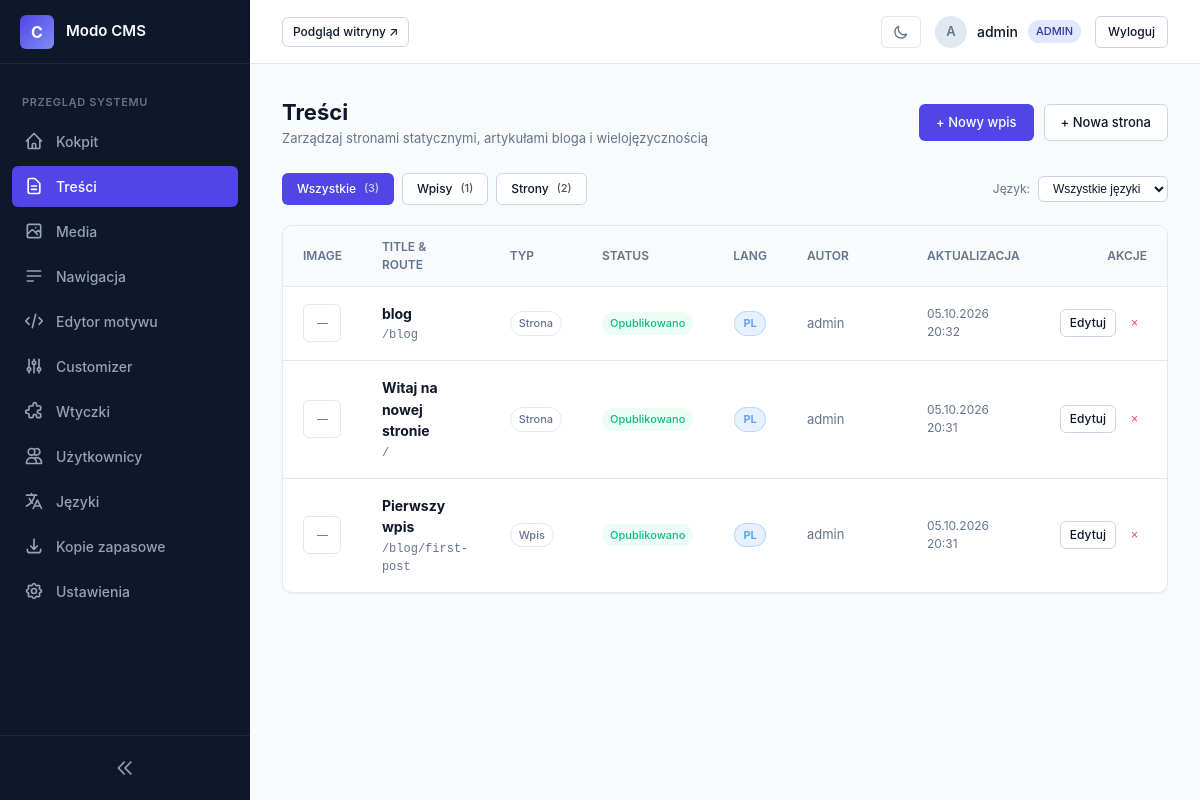
Page /admin/pages.php (signed in) on the earlier database version.
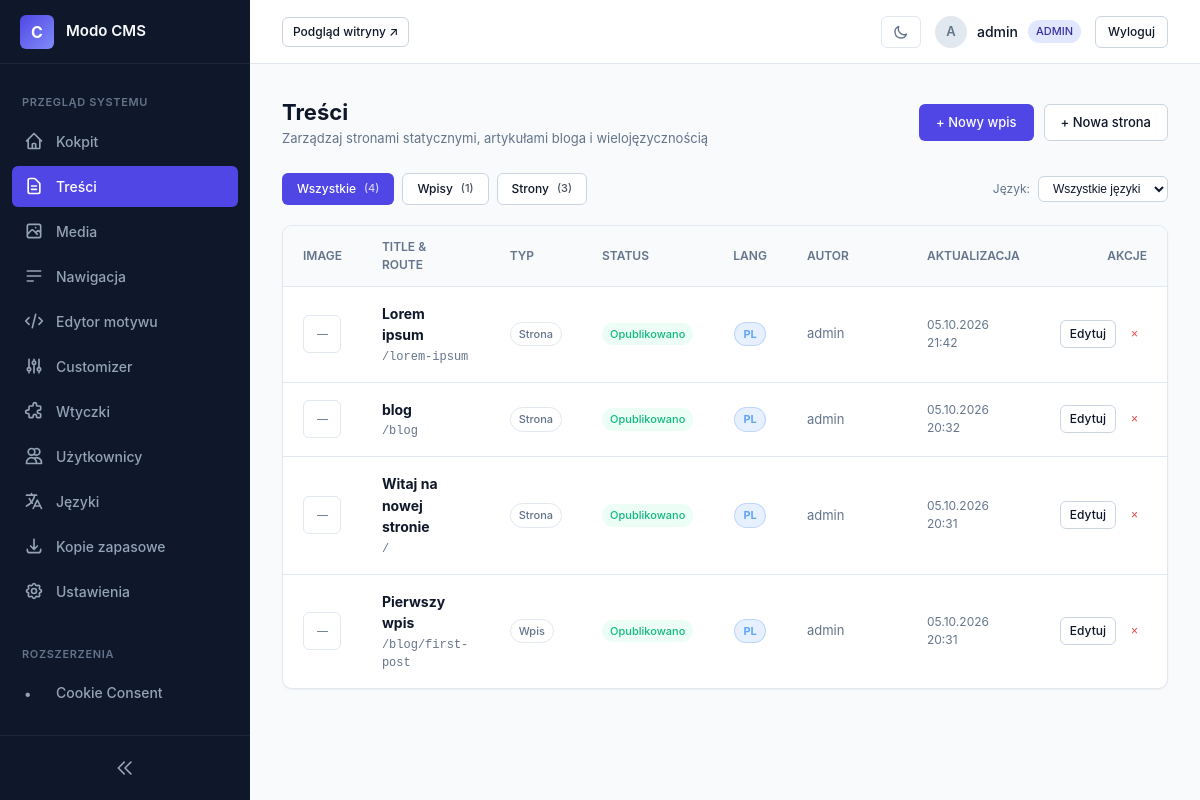
Same page on the later database version.
### tables this page shows
CREATE TABLE pages (
                    id INTEGER PRIMARY KEY AUTOINCREMENT,
                    parent_id INTEGER DEFAULT 0,
                    slug TEXT NOT NULL,
                    title TEXT NOT NULL,
                    content TEXT,
                    type TEXT NOT NULL DEFAULT 'page',
                    status TEXT DEFAULT 'published',
                    lang TEXT NOT NULL DEFAULT 'en',
                    translation_group TEXT NOT NULL,
                    featured_image TEXT,
                    meta_title TEXT,
                    meta_description TEXT,
                    author_id INTEGER REFERENCES users(id) ON DELETE SET NULL,
                    created_at DATETIME DEFAULT CURRENT_TIMESTAMP,
                    updated_at DATETIME DEFAULT CURRENT_TIMESTAMP
                );

CREATE TABLE users (
                    id INTEGER PRIMARY KEY AUTOINCREMENT,
                    username TEXT UNIQUE NOT NULL,
                    password_hash TEXT NOT NULL,
                    email TEXT UNIQUE NOT NULL,
                    role TEXT NOT NULL DEFAULT 'admin',
                    admin_lang TEXT NOT NULL DEFAULT 'en',
                    api_token TEXT UNIQUE,
                    reset_token TEXT UNIQUE,
                    reset_expires DATETIME,
                    created_at DATETIME DEFAULT CURRENT_TIMESTAMP
                , totp_secret TEXT, totp_enabled INTEGER NOT NULL DEFAULT 0);

CREATE TABLE plugins (folder TEXT PRIMARY KEY, is_active INTEGER DEFAULT 0);

### core/Security.php (called while the page is built, shortened)
<?php
final class Security {
    public static function generateCsrfToken(): string {
        return $_SESSION['csrf_token'];
    }
    public static function sanitize(string $data): string {
        return htmlspecialchars(trim($data), ENT_QUOTES, 'UTF-8');
    }
}

### core/Auth.php (called while the page is built, shortened)
<?php
final class Auth {
    private static array $roleCapabilities = [
        'admin' => [
            'manage_settings',
            'manage_plugins',
            'manage_users',
            'manage_pages',
            'delete_pages',
            'edit_others_pages',
            'publish_pages'
        ],
        'editor' => [
            'manage_pages',
            'delete_pages',
            'edit_others_pages',
            'publish_pages'
        ],
        'author' => [
            'manage_pages',
            'create_pages',
            'edit_own_pages'
        ]
    ];
    public static function role(): string {
        return (string)($_SESSION['user_role'] ?? 'guest');
    }
    public static function can(string $capability): bool {
        $role = self::role();
        return in_array($capability, self::$roleCapabilities[$role], true);
    }
}

### core/Router.php (called while the page is built, shortened)
<?php
final class Router {
    public static function getOption(string $configurationKey, string $defaultFallback = ''): string {
        $database = Database::getConnection();
        $statement = $database->prepare("SELECT value FROM settings WHERE key = :key LIMIT 1");
        $statement->execute([':key' => $configurationKey]);
        $resultRow = $statement->fetch();
        return $resultRow ? (string)$resultRow['value'] : $defaultFallback;
    }
    public static function getPostsPageSlug(): string {
        $configuredPostsId = (int)self::getOption('posts_page_id', '0');
        if ($configuredPostsId > 0) {
            $database = Database::getConnection();
            $statement = $database->prepare("SELECT slug FROM pages WHERE id = :pid LIMIT 1");
            $statement->execute([':pid' => $configuredPostsId]);
            $resolvedSlug = $statement->fetchColumn();
            if ($resolvedSlug !== false && $resolvedSlug !== null && $resolvedSlug !== '') {
                return (string)$resolvedSlug;
            }
        }
        return 'blog';
    }
}

### core/PluginLoader.php (called while the page is built, shortened)
<?php
class PluginLoader {
    public static function loadActivePlugins(): void {
        try {
            $db = Database::getConnection();
            $stmt = $db->query("SELECT folder FROM plugins WHERE is_active = 1");
            if ($stmt) {
                $activePlugins = $stmt->fetchAll(\PDO::FETCH_COLUMN) ?: [];
            }
        } catch (\Throwable $e) {
            $activePlugins = [];
        }
    }
}

### core/bootstrap.php (called while the page is built, shortened)
<?php
require_once __DIR__ . '/GetSimpleCompat.php';
require_once __DIR__ . '/I18n.php';
\Core\PluginLoader::loadActivePlugins();

### admin/pages.php (the view, shortened to what the rows shown need)
<?php
require_once __DIR__ . '/../core/bootstrap.php';
$db = Database::getConnection();
$currentType = $_GET['type'] ?? 'all';
$currentLang = $_GET['lang'] ?? 'all';
$allPagesStmt = $db->query("SELECT id, parent_id, slug, lang, type FROM pages");
$lookupPages = [];
while ($p = $allPagesStmt->fetch()) {
    $lookupPages[(int)$p['id']] = $p;
}
function resolveFullSlug(array $item, array $lookup): string {
    if ($item['type'] === 'post') {
        return '/' . \Core\Router::getPostsPageSlug() . '/' . $item['slug'];
    }
    $slugs = [];
    $curr = (int)$item['id'];
    $visited = [];
    $limit = 20;
    while ($curr > 0 && isset($lookup[$curr]) && !in_array($curr, $visited, true) && $limit-- > 0) {
        $visited[] = $curr;
        if (!empty($lookup[$curr]['slug']) && $lookup[$curr]['slug'] !== 'home') {
            array_unshift($slugs, $lookup[$curr]['slug']);
        }
        $curr = (int)($lookup[$curr]['parent_id'] ?? 0);
    }
    return '/' . implode('/', $slugs);
}
$sql = "SELECT p.*, u.username as author_name FROM pages p LEFT JOIN users u ON p.author_id = u.id";
$params = [];
$sql .= " ORDER BY p.updated_at DESC";
$stmt = $db->prepare($sql);
$stmt->execute($params);
$items = $stmt->fetchAll();
require_once __DIR__ . '/views/header.php';
?>
<div class="page-header" style="margin-bottom: 24px;">
    <div>
        <h1 class="page-title"><?= _e('Content') ?></h1>
    </div>
</div>
<div class="table-container card" style="padding: 0; overflow: hidden; border: 1px solid var(--border-subtle);">
    <table class="pro-table">
        <thead>
            <tr>
                <th style="width: 54px; text-align: center;"><?= _e('Image') ?></th>
                <th><?= _e('Title & Route') ?></th>
                <th style="width: 90px;"><?= _e('Type') ?></th>
                <th style="width: 100px;"><?= _e('Status') ?></th>
                <th style="width: 70px; text-align: center;"><?= _e('Lang') ?></th>
                <th style="width: 120px;"><?= _e('Author') ?></th>
                <th style="width: 130px;"><?= _e('Updated') ?></th>
                <th style="text-align: right; width: 110px;"><?= _e('Actions') ?></th>
            </tr>
        </thead>
        <tbody>
            <?php if (empty($items)): ?>
                <tr>
                    <td colspan="8" style="text-align: center; color: var(--text-muted); padding: 48px 20px;">
                        <p style="margin: 0; font-size: 14px;"><?= _e('No matching documents found.') ?></p>
                    </td>
                </tr>
            <?php else: ?>
                <?php foreach ($items as $item):
                    $fullPath = resolveFullSlug($item, $lookupPages);
                    $deleteUrl = "pages.php?action=delete&id={$item['id']}&csrf=" . Security::generateCsrfToken() . "&type=" . urlencode($currentType) . "&lang=" . urlencode($currentLang);
                ?>
                    <tr>
                        <td style="text-align: center; vertical-align: middle;">
                            <?php if (!empty($item['featured_image'])): ?>
                                <img src="<?= htmlspecialchars($item['featured_image'], ENT_QUOTES, 'UTF-8') ?>"
                                     alt="Thumb"
                                     style="width: 38px; height: 38px; object-fit: cover; border-radius: var(--radius-sm, 6px); border: 1px solid var(--border-subtle); display: block; margin: 0 auto;">
                            <?php else: ?>
                                <div style="width: 38px; height: 38px; background: var(--bg-surface, #1e293b); border: 1px solid var(--border-subtle); border-radius: var(--radius-sm, 6px); display: flex; align-items: center; justify-content: center; color: var(--text-muted); font-size: 11px; margin: 0 auto;">
                                    &mdash;
                                </div>
                            <?php endif; ?>
                        </td>
                        <td>
                            <strong style="font-size: 14px;">
                                <a href="page-edit.php?id=<?= $item['id'] ?>" style="color: var(--text-main); text-decoration: none;">
                                    <?= Security::sanitize($item['title']) ?>
                                </a>
                            </strong>
                            <div style="color: var(--text-muted); font-size: 12px; font-family: ui-monospace, monospace; margin-top: 2px;">
                                <?= htmlspecialchars($fullPath, ENT_QUOTES, 'UTF-8') ?>
                            </div>
                        </td>
                        <td>
                            <span class="badge" style="background: var(--bg-surface, #1e293b); color: var(--text-muted); border: 1px solid var(--border-subtle); font-size: 11px;">
                            </span>
                        </td>
                        <td>
                            <span class="badge <?= $item['status'] === 'published' ? 'badge-success' : 'badge-warning' ?>" style="font-size: 11px;">
                            </span>
                        </td>
                        <td style="text-align: center;">
                            <span class="badge" style="background: rgba(59, 130, 246, 0.12); color: var(--accent, #60a5fa); border: 1px solid rgba(59, 130, 246, 0.25); font-size: 11px; font-weight: 700;">
                                <?= strtoupper(Security::sanitize($item['lang'])) ?>
                            </span>
                        </td>
                        <td style="color: var(--text-muted); font-size: 13px;">
                            <?= Security::sanitize($item['author_name'] ?? 'System') ?>
                        </td>
                        <td style="color: var(--text-muted); font-size: 12px;">
                            <?= date('d.m.Y H:i', strtotime($item['updated_at'])) ?>
                        </td>
                        <td style="text-align: right; vertical-align: middle;">
                            <div style="display: inline-flex; gap: 6px;">
                                <a href="page-edit.php?id=<?= $item['id'] ?>" class="btn btn-secondary" style="padding: 4px 9px; font-size: 12px;">
                                    <?= _e('Edit') ?>
                                </a>
                                <?php if (Auth::can('delete_pages')): ?>
                                    <button type="button"
                                            class="btn btn-danger-ghost"
                                            style="padding: 4px 8px; font-size: 12px; line-height: 1;"
                                            onclick="confirmDeletePage('<?= htmlspecialchars($deleteUrl, ENT_QUOTES, 'UTF-8') ?>', '<?= htmlspecialchars(addslashes($item['title']), ENT_QUOTES, 'UTF-8') ?>')">
                                        &times;
                                    </button>
                                <?php endif; ?>
                            </div>
                        </td>
                    </tr>
                <?php endforeach; ?>
            <?php endif; ?>
        </tbody>
    </table>
</div>
<?php require_once __DIR__ . '/views/footer.php'; ?>

### core/I18n.php (shortened to what the rows shown need)
<?php
    final class I18n {
        private static string $frontendLang = 'en';
        private static string $adminLang = 'en';
        private static string $defaultLang = 'en';
        private static array $translations = [];
        private static array $availableLanguages = [];
        public static function init(): void {
            self::$defaultLang = class_exists('\Core\Router') ? Router::getOption('default_language', 'en') : 'en';
            $rawLangs = class_exists('\Core\Router') ? Router::getOption('available_languages', 'en:English,pl:Polski') : 'en:English,pl:Polski';
            self::$availableLanguages = [];
            foreach (explode(',', $rawLangs) as $pair) {
                $parts = explode(':', trim($pair));
                if (count($parts) === 2) {
                    self::$availableLanguages[trim($parts[0])] = trim($parts[1]);
                }
            }
            $configuredAdminLang = class_exists('\Core\Router') ? Router::getOption('admin_language', self::$defaultLang) : self::$defaultLang;
            if (isset($_SESSION['user_admin_lang']) && array_key_exists($_SESSION['user_admin_lang'], self::$availableLanguages)) {
                self::$adminLang = $_SESSION['user_admin_lang'];
            } elseif (array_key_exists($configuredAdminLang, self::$availableLanguages)) {
                self::$adminLang = $configuredAdminLang;
            } else {
                self::$adminLang = self::$defaultLang;
            }
        }
        private static function detectFrontendLanguage(): void {
            $isMultilingual = class_exists('\Core\Router') && Router::getOption('multilingual_frontend', '0') === '1';
            if (!$isMultilingual) {
                self::$frontendLang = self::$defaultLang;
                return;
            }
        }
        public static function loadDictionary(string $lang): void {
            $lang = preg_replace('/[^a-z0-9_-]/i', '', $lang);
            $filePath = __DIR__ . '/../languages/' . $lang . '.json';
            if (file_exists($filePath)) {
                $json = file_get_contents($filePath);
                $data = json_decode((string)$json, true);
                if (is_array($data)) {
                    self::$translations[$lang] = $data;
                    return;
                }
            }
            self::$translations[$lang] = [];
        }
        public static function translate(string $key, ?string $lang = null): string {
            if ($lang === null) {
                $isAdmin = defined('IN_ADMIN') && IN_ADMIN === true;
                $lang = $isAdmin ? self::$adminLang : self::$frontendLang;
            }
            $translated = self::$translations[$lang][$key] ?? null;
            if ($translated !== null && $translated !== '') {
                return (string)$translated;
            }
            return $key;
        }
    }
    if (!function_exists('__')) {
        function __(string $key, ?string $lang = null): string {
            return \Core\I18n::translate($key, $lang);
        }
    }
    if (!function_exists('_e')) {
        function _e(string $key, ?string $lang = null): void {
            echo htmlspecialchars(\Core\I18n::translate($key, $lang), ENT_QUOTES, 'UTF-8');
        }
    }

### core/GetSimpleCompat.php (shortened to what the rows shown need)
<?php
    if (!function_exists('render_admin_plugin_navigation')) {
        function render_admin_plugin_navigation(string $cssItemClass = 'nav-link'): void {
            $currentId = $_GET['id'] ?? '';
            $currentAction = $_GET['action'] ?? '';
            foreach (\Core\GSRegistry::$adminSidebarItems as $item) {
                $isActive = ($currentId === $item['id']) || ($currentAction !== '' && $currentAction === $item['action']);
                $url = 'plugins.php?id=' . urlencode($item['id']);
                $activeClass = $isActive ? ' active' : '';
                echo '<a href="' . htmlspecialchars($url, ENT_QUOTES, 'UTF-8') . '" class="' . htmlspecialchars($cssItemClass, ENT_QUOTES, 'UTF-8') . $activeClass . '">';
                echo '<span class="nav-icon">&bull;</span>';
                echo '<span class="nav-label">' . htmlspecialchars(i18n_r($item['title']), ENT_QUOTES, 'UTF-8') . '</span>';
                echo '</a>' . PHP_EOL;
            }
        }
    }
    if (!function_exists('i18n_r')) {
        function i18n_r(string $key): string {
            $parts = explode('/', $key);
            $cleanKey = end($parts);
            return function_exists('__') ? __($cleanKey) : $key;
        }
    }

Differences in the rows shown:
added plugins: title "Cookie Consent"
added pages: title "Lorem ipsum", id "/lorem-ipsum", lang "Strona Opublikowano Edytuj", lang "PL", author.username "admin", updated_at "05.10.2026 21:42"
Other differences:
$countAll: "3" → "4"
$countPages: "2" → "3"
text now shown: "ROZSZERZENIA"
